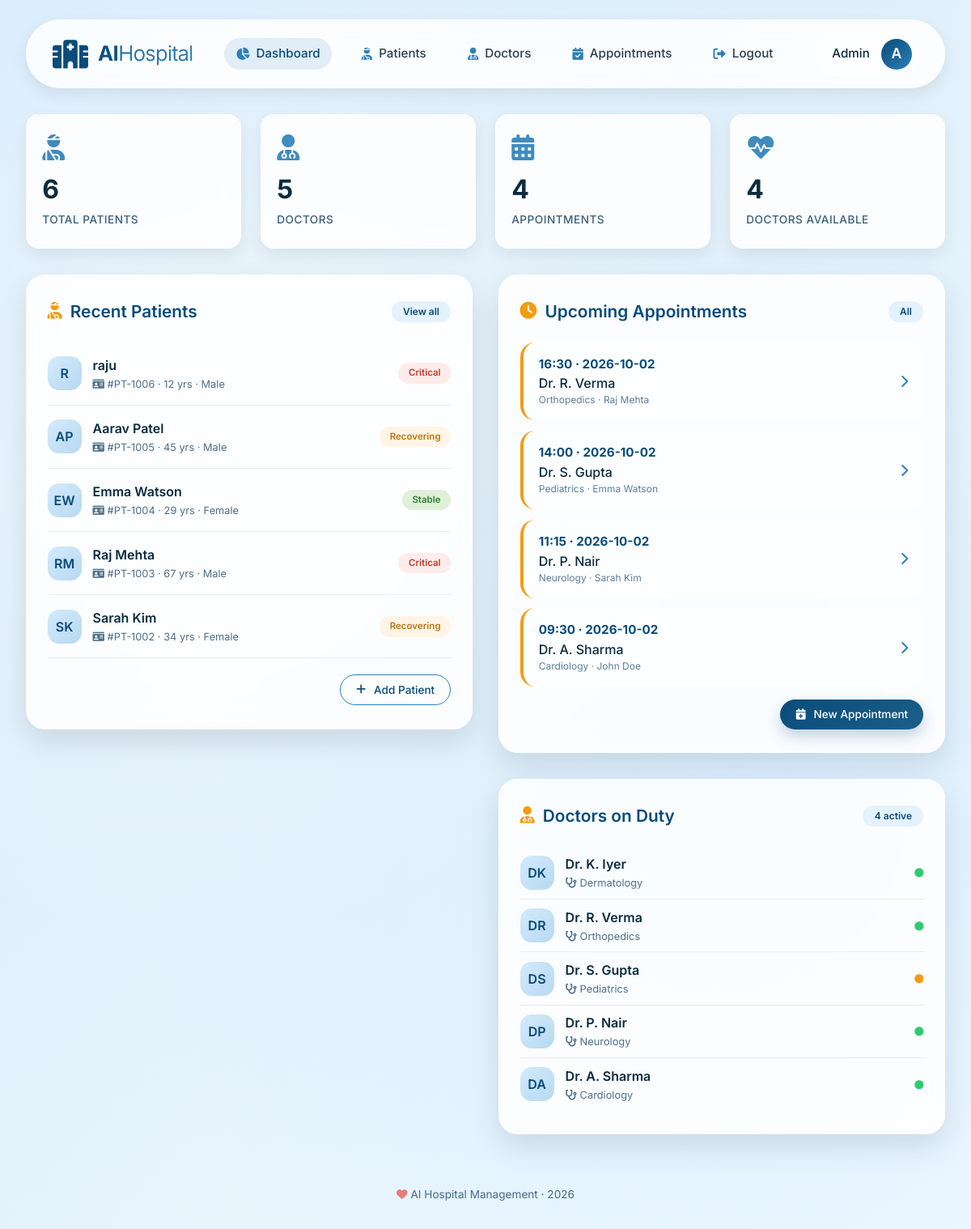
The app's page /dashboard (signed in) with its own data.
### tables this page shows
CREATE TABLE patients (
                id INTEGER PRIMARY KEY AUTOINCREMENT,
                name TEXT NOT NULL,
                age INTEGER DEFAULT 0,
                gender TEXT DEFAULT 'Other',
                phone TEXT DEFAULT '',
                diagnosis TEXT DEFAULT '',
                status TEXT DEFAULT 'Stable',
                created_at TEXT DEFAULT CURRENT_TIMESTAMP
            );

CREATE TABLE appointments (
                id INTEGER PRIMARY KEY AUTOINCREMENT,
                patient_name TEXT NOT NULL,
                doctor_name TEXT NOT NULL,
                date TEXT DEFAULT '',
                time TEXT DEFAULT '',
                department TEXT DEFAULT 'General',
                created_at TEXT DEFAULT CURRENT_TIMESTAMP
            );

CREATE TABLE doctors (
                id INTEGER PRIMARY KEY AUTOINCREMENT,
                name TEXT NOT NULL,
                department TEXT DEFAULT 'General',
                phone TEXT DEFAULT '',
                available TEXT DEFAULT 'Yes',
                created_at TEXT DEFAULT CURRENT_TIMESTAMP
            );

### app.py (the view)
@app.route("/dashboard")
@login_required
def dashboard():
    conn = get_db()
    try:
        stats = {
            "patients": conn.execute("SELECT COUNT(*) FROM patients").fetchone()[0] or 0,
            "doctors": conn.execute("SELECT COUNT(*) FROM doctors").fetchone()[0] or 0,
            "appointments": conn.execute("SELECT COUNT(*) FROM appointments").fetchone()[0] or 0,
            "available": conn.execute(
                "SELECT COUNT(*) FROM doctors WHERE available = 'Yes'"
            ).fetchone()[0] or 0,
        }
        recent_patients = conn.execute(
            "SELECT * FROM patients ORDER BY id DESC LIMIT 5"
        ).fetchall() or []
        doctors = conn.execute(
            "SELECT * FROM doctors ORDER BY id DESC LIMIT 5"
        ).fetchall() or []
        appointments = conn.execute(
            "SELECT * FROM appointments ORDER BY id DESC LIMIT 5"
        ).fetchall() or []
    except Exception as e:
        logger.error(f"Dashboard error: {e}")
        stats = {"patients": 0, "doctors": 0, "appointments": 0, "available": 0}
        recent_patients, doctors, appointments = [], [], []
    finally:
        close_db(conn)
    return render_template(
        "dashboard.html",
        stats=stats,
        patients=recent_patients,
        doctors=doctors,
        appointments=appointments,
    )

### app.py (called while the page is built)
def get_db():
    conn = sqlite3.connect(DB_PATH, timeout=10)
    conn.row_factory = sqlite3.Row
    return conn

def login_required(f):
    @wraps(f)
    def wrapper(*args, **kwargs):
        if not session.get("user"):
            flash("Please log in to continue.", "warning")
            return redirect(url_for("login"))
        return f(*args, **kwargs)
    return wrapper

@app.context_processor
def inject_globals():
    return {
        "current_year": datetime.now().year,
        "app_name": "AI Hospital",
    }

### templates/dashboard.html (shortened to what this page needs)
{% extends "base.html" %}
{% block content %}
<div class="stats-row">
  <div class="stat-card float">
    <i class="fas fa-user-injured"></i>
    <span class="stat-value">{{ stats.patients if stats and stats.patients is defined else 0 }}</span>
    <span class="stat-label">Total Patients</span>
  </div>
  <div class="stat-card float" style="animation-delay:.3s;">
    <i class="fas fa-user-md"></i>
    <span class="stat-value">{{ stats.doctors if stats and stats.doctors is defined else 0 }}</span>
    <span class="stat-label">Doctors</span>
  </div>
  <div class="stat-card float" style="animation-delay:.6s;">
    <i class="fas fa-calendar-alt"></i>
    <span class="stat-value">{{ stats.appointments if stats and stats.appointments is defined else 0 }}</span>
    <span class="stat-label">Appointments</span>
  </div>
  <div class="stat-card float" style="animation-delay:.9s;">
    <i class="fas fa-heartbeat"></i>
    <span class="stat-value">{{ stats.available if stats and stats.available is defined else 0 }}</span>
    <span class="stat-label">Doctors Available</span>
  </div>
</div>
<div class="dashboard-grid">
  <div class="glass-card">
    <div class="card-header">
      <h3><i class="fas fa-user-injured"></i> Recent Patients</h3>
      <a href="{{ url_for('patients') }}" class="badge" style="text-decoration:none;">View all</a>
    </div>
    {% if patients and patients|length > 0 %}
      {% for p in patients %}
      <div class="list-item">
        <div class="info">
          <div class="avatar-sm">
            {% set pname = (p.name or 'Unknown') %}
            {% set name_parts = pname.split(' ') %}
            {{ (name_parts[0][0] if name_parts and name_parts[0] else '?')|upper }}{{ (name_parts[1][0] if name_parts|length > 1 and name_parts[1] else '')|upper }}
          </div>
          <div class="details">
            <span class="name">{{ p.name or 'Unknown' }}</span>
            <span class="meta">
              <i class="fas fa-id-card"></i>
              #PT-{{ 1000 + (p.id or 0) }} · {{ p.age or 0 }} yrs · {{ p.gender or 'N/A' }}
            </span>
          </div>
        </div>
        <div class="status-pill {% if p.status == 'Critical' %}critical{% elif p.status == 'Recovering' %}recovering{% endif %}">
          {{ p.status or 'Stable' }}
        </div>
      </div>
      {% endfor %}
    {% else %}
      <p style="color:#5b7e99; text-align:center; padding:1rem;">No patients yet.</p>
    {% endif %}
    <div style="margin-top:1.2rem; display:flex; justify-content:flex-end;">
      <a href="{{ url_for('add_patient') }}" class="btn btn-sm btn-outline">
        <i class="fas fa-plus"></i> Add Patient
      </a>
    </div>
  </div>
  <div style="display:flex; flex-direction:column; gap:2rem;">
    <div class="glass-card">
      <div class="card-header">
        <h3><i class="fas fa-clock"></i> Upcoming Appointments</h3>
        <a href="{{ url_for('appointments') }}" class="badge" style="text-decoration:none;">All</a>
      </div>
      {% if appointments and appointments|length > 0 %}
        {% for a in appointments %}
        <div class="appointment-item">
          <div>
            <div class="appointment-time">{{ a.time or '--:--' }} · {{ a.date or 'TBD' }}</div>
            <div class="appointment-doc">{{ a.doctor_name or 'Unassigned' }}</div>
            <div class="appointment-dept">{{ a.department or 'General' }} · {{ a.patient_name or 'Unknown' }}</div>
          </div>
          <i class="fas fa-chevron-right" style="color:var(--primary-light);"></i>
        </div>
        {% endfor %}
      {% else %}
        <p style="color:#5b7e99; text-align:center; padding:1rem;">No appointments scheduled.</p>
      {% endif %}
      <div style="margin-top:1rem; display:flex; justify-content:flex-end;">
        <a href="{{ url_for('add_appointment') }}" class="btn btn-sm">
          <i class="fas fa-calendar-plus"></i> New Appointment
        </a>
      </div>
    </div>
    <div class="glass-card">
      <div class="card-header">
        <h3><i class="fas fa-user-md"></i> Doctors on Duty</h3>
        <span class="badge">{{ stats.available if stats and stats.available is defined else 0 }} active</span>
      </div>
      {% if doctors and doctors|length > 0 %}
        {% for d in doctors %}
        <div class="list-item" style="padding:.6rem 0;">
          <div class="info">
            <div class="avatar-sm">
              {% set dname = (d.name or 'Unknown') %}
              {% set dparts = dname.split(' ') %}
              {{ (dparts[0][0] if dparts and dparts[0] else '?')|upper }}{{ (dparts[1][0] if dparts|length > 1 and dparts[1] else '')|upper }}
            </div>
            <div class="details">
              <span class="name">{{ d.name or 'Unknown' }}</span>
              <span class="meta"><i class="fas fa-stethoscope"></i> {{ d.department or 'General' }}</span>
            </div>
          </div>
          {% set avail = d.available if d.available is defined and d.available else 'No' %}
          <i class="fas fa-circle {% if avail == 'Yes' %}dot-available{% else %}dot-leave{% endif %}"></i>
        </div>
        {% endfor %}
      {% else %}
        <p style="color:#5b7e99; text-align:center; padding:1rem;">No doctors registered.</p>
      {% endif %}
    </div>
  </div>
</div>
{% endblock %}

### templates/base.html (shortened to what this page needs)
<!DOCTYPE html>
<html lang="en">
<head>
  <link rel="stylesheet" href="https://cdnjs.cloudflare.com/ajax/libs/font-awesome/6.0.0-beta3/css/all.min.css">
  <link rel="stylesheet" href="{{ url_for('static', filename='style.css') }}">
</head>
<body>
  <canvas id="bg-canvas"></canvas>
  <div class="bg-gradient-overlay"></div>
  <div class="app-wrapper">
    <header class="hospital-header">
      <div class="logo-area">
        <i class="fas fa-hospital logo-icon"></i>
        <div class="logo-text">AI<span>Hospital</span></div>
      </div>
      {% if session.get('user') %}
      <nav class="nav-links">
        <a href="{{ url_for('dashboard') }}" class="{{ 'active' if request.endpoint == 'dashboard' else '' }}">
          <i class="fas fa-chart-pie"></i> Dashboard
        </a>
        <a href="{{ url_for('patients') }}" class="{{ 'active' if request.endpoint in ['patients','add_patient'] else '' }}">
          <i class="fas fa-user-injured"></i> Patients
        </a>
        <a href="{{ url_for('doctors') }}" class="{{ 'active' if request.endpoint == 'doctors' else '' }}">
          <i class="fas fa-user-md"></i> Doctors
        </a>
        <a href="{{ url_for('appointments') }}" class="{{ 'active' if request.endpoint in ['appointments','add_appointment'] else '' }}">
          <i class="fas fa-calendar-check"></i> Appointments
        </a>
        <a href="{{ url_for('logout') }}"><i class="fas fa-sign-out-alt"></i> Logout</a>
      </nav>
      <div class="user-badge">
        <span class="greet">{{ session.get('user')|capitalize }}</span>
        <div class="avatar">{{ session.get('user', 'U')[0]|upper }}</div>
      </div>
      {% endif %}
    </header>
    <main class="main-content">
      {% block content %}{% endblock %}
    </main>
    <footer class="hospital-footer">
      <i class="fas fa-heart" style="color:#e74c3c; opacity:0.7;"></i>
      AI Hospital Management · {{ current_year }}
    </footer>
  </div>
</body>
</html>

### records on screen
patients: name "R", name "raju", 1000+(p.idor0) "1006", age "12", gender "Male", status "Critical"
patients: value "A", value "P", name "Aarav Patel", 1000+(p.idor0) "1005", age "45", gender "Male", status "Recovering"
patients: value "E", value "W", name "Emma Watson", 1000+(p.idor0) "1004", age "29", gender "Female", status "Stable"
patients: value "R", value "M", name "Raj Mehta", 1000+(p.idor0) "1003", age "67", gender "Male", status "Critical"
patients: value "S", value "K", name "Sarah Kim", 1000+(p.idor0) "1002", age "34", gender "Female", status "Recovering"
appointments: time "16:30", date "2026-10-02", doctor_name "Dr. R. Verma", department "Orthopedics", patient_name "Raj Mehta"
appointments: time "14:00", date "2026-10-02", doctor_name "Dr. S. Gupta", department "Pediatrics", patient_name "Emma Watson"
appointments: time "11:15", date "2026-10-02", doctor_name "Dr. P. Nair", department "Neurology", patient_name "Sarah Kim"
appointments: time "09:30", date "2026-10-02", doctor_name "Dr. A. Sharma", department "Cardiology", patient_name "John Doe"
doctors: value "D", value "K", name "Dr. K. Iyer", department "Dermatology"
doctors: value "D", value "R", name "Dr. R. Verma", department "Orthopedics"
doctors: value "D", value "S", name "Dr. S. Gupta", department "Pediatrics"
doctors: value "D", value "P", name "Dr. P. Nair", department "Neurology"
doctors: value "D", value "A", name "Dr. A. Sharma", department "Cardiology"

### other values on screen
{{ session.get('user')|capitalize }} "Admin"
{{ session.get('user', 'U')[0]|upper }} "A"
{{ stats.patients if stats and stats.patients is defined else 0 }} "6"
{{ stats.doctors if stats and stats.doctors is defined else 0 }} "5"
{{ stats.appointments if stats and stats.appointments is defined else 0 }} "4"
{{ stats.available if stats and stats.available is defined else 0 }} "4"
